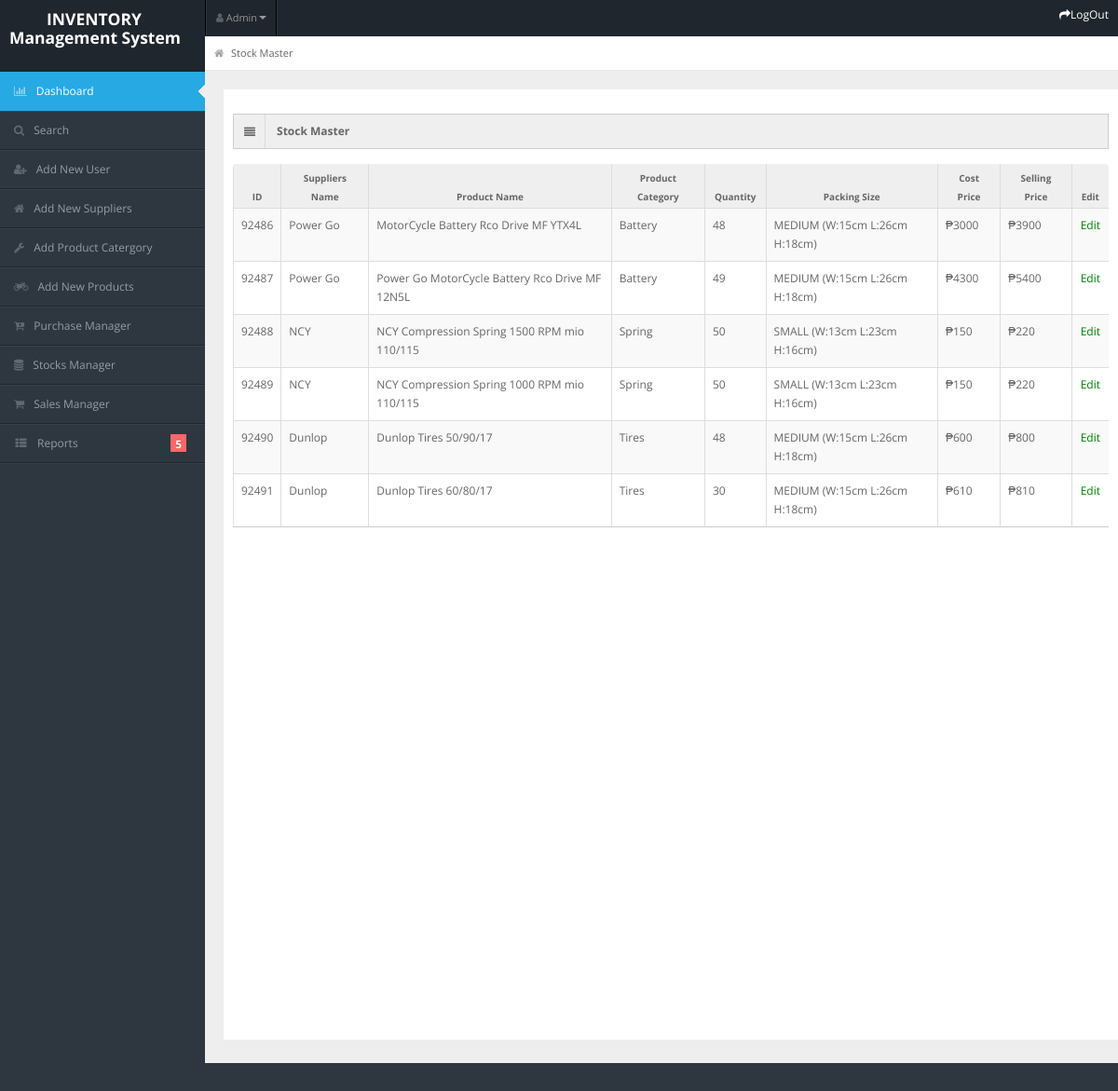
The page /admin/stock_master.php (signed in) on the database its author committed.
### tables this page shows
CREATE TABLE `stock_master` (
  `id` int(5) NOT NULL,
  `product_company` varchar(100) NOT NULL,
  `product_name` varchar(100) NOT NULL,
  `packing_size` varchar(50) NOT NULL,
  `product_parts` varchar(100) NOT NULL,
  `product_qty` varchar(100) NOT NULL,
  `selling_price` varchar(100) NOT NULL,
  `cost_price` int(50) NOT NULL
);

### admin/stock_master.php (the view, shortened to what this page needs)
<?php
include "header.php";
include "../user/connection.php";
?>
<div id="content">
    <div id="content-header">
        <div id="breadcrumb"><a href="index.html" title="Go to Home" class="tip-bottom"><i class="icon-home"></i>
            Stock Master</a></div>
    </div>
    <div class="container-fluid">
      <div class="row-fluid" style="background-color: white; min-height: 1000px; padding:10px;">
        <div class="span12">
          <div class="widget-box">
            <div class="widget-title"> <span class="icon"> <i class="icon-align-justify"></i> </span>
              <h5>Stock Master</h5>
            </div>
    </div>
      <div class="widget-content nopadding">
            <table class="table table-bordered table-striped">
              <thead>
                <tr>
                  <th>ID</th>
                  <th>Suppliers Name</th>
                  <th>Product Name</th>
                  <th>Product Category</th>
                  <th>Quantity</th>
                  <th>Packing Size</th>
                  <th>Cost Price</th>
                  <th>Selling Price</th>
                  <th>Edit</th>
                </tr>
              </thead>
              <tbody>
              <?php
              $res = mysqli_query($link,"select * from stock_master");
              while($row = mysqli_fetch_array($res)){
                  ?>
                  <tr>
                    <td><?php echo $row["id"]; ?></td>
                    <td><?php echo $row["product_company"]; ?></td>
                    <td><?php echo $row["product_name"]; ?></td>
                    <td><?php echo $row["product_parts"]; ?></td>
                    <td><?php echo $row["product_qty"]; ?></td>
                    <td><?php echo $row["packing_size"]; ?></td>
                    <td>&#8369;<?php echo $row["cost_price"]; ?></td>
                    <td>&#8369;<?php echo $row["selling_price"]; ?></td>
                    <td><center><a href="edit_stocks.php?id=<?php echo $row["id"]; ?>" style="color:green">Edit</a></center></td>
                  </tr>
                  <?php
              }
              ?>
              </tbody>
            </table>
          </div>
    </div>
        </div>
    </div>
</div>
<?php
include "footer.php";
?>

### admin/css/matrix-style.css (style rules this page uses)
* { outline:none !important; -moz-outline: none !important; }
html, body { height:100% }
body { overflow-x: hidden; margin-top: -10px; font-family: 'Open Sans', sans-serif; font-size:12px; color:#666; }
a { color:#666; }
select, textarea, input[type="text"], input[type="password"], input[type="datetime"], input[type="datetime-local"], input[type="date"], input[type="month"], input[type="time"], input[type="week"], input[type="number"], input[type="email"], input[type="url"], input[type="search"], input[type="tel"], input[type="color"], .uneditable-input, .label, .dropdown-menu, .btn, .well, .progress, .table-bordered, .btn-group > .btn:first-child, .btn-group > .btn:last-child, .btn-group > .btn:last-child, .btn-group > .dropdown-toggle, .alert { border-radius:0px; }
#content { background: none repeat scroll 0 0 #eeeeee; margin-left: 220px; margin-right: 0; padding-bottom: 25px; position: relative; min-height:100%; width: auto; }
#content-header { position: abslute; width: 100%; margin-top: -38px; z-index: 20; }
.container-fluid .row-fluid:first-child { margin-top: 20px; }
#breadcrumb { background-color: #fff; border-bottom: 1px solid #e3ebed; }
#breadcrumb a { padding: 8px 20px 8px 10px; display: inline-block; background-image: url('../img/breadcrumb.png'); background-position: center right; background-repeat: no-repeat; font-size: 11px; color: #666666; }
#breadcrumb a:last-child { background-image:none; }
#breadcrumb a i { margin-right: 5px; opacity: .6; }
.stat-boxes .peity_bar_good, .stat-boxes .peity_line_good, { color: #459D1C; }
.widget-box { background: none repeat scroll 0 0 #F9F9F9; border-left: 1px solid #CDCDCD; border-top: 1px solid #CDCDCD; border-right: 1px solid #CDCDCD; clear: both; margin-top: 16px; margin-bottom: 16px; position: relative; }
.widget-title, .modal-header, .table th, div.dataTables_wrapper .ui-widget-header { background:#efefef; border-bottom: 1px solid #CDCDCD; height: 36px; }
.widget-title span.icon { padding: 9px 10px 7px 11px; float: left; border-right:1px solid #dadada; }
.widget-title h5 { color: #666; float: left; font-size: 12px; font-weight: bold; padding: 12px; line-height: 12px; margin: 0; }
.widget-content { padding:15px; border-bottom: 1px solid #cdcdcd; }
.table th { height: auto; font-size: 10px; padding: 5px 10px 2px; border-bottom: 0; text-align: center; color: #666666; }
.nopadding { padding: 0 !important; }
.nopadding .table { margin-bottom: 0; }
.nopadding .table-bordered { border: 0; }

### admin/css/matrix-media.css (style rules this page uses)
body { background:#2E363F; }

### rows shown on the page
stock_master: id "92486", product_company "Power Go", product_name "MotorCycle Battery Rco Drive MF YTX4L", product_parts "Battery", product_qty "48", packing_size "MEDIUM (W:15cm L:26cm H:18cm)", cost_price "3000", selling_price "3900"
stock_master: id "92487", product_company "Power Go", product_name "Power Go MotorCycle Battery Rco Drive MF 12N5L", product_parts "Battery", product_qty "49", packing_size "MEDIUM (W:15cm L:26cm H:18cm)", cost_price "4300", selling_price "5400"
stock_master: id "92488", product_company "NCY", product_name "NCY Compression Spring 1500 RPM mio 110/115", product_parts "Spring", product_qty "50", packing_size "SMALL (W:13cm L:23cm H:16cm)", cost_price "150", selling_price "220"
stock_master: id "92489", product_company "NCY", product_name "NCY Compression Spring 1000 RPM mio 110/115", product_parts "Spring", product_qty "50", packing_size "SMALL (W:13cm L:23cm H:16cm)", cost_price "150", selling_price "220"
stock_master: id "92490", product_company "Dunlop", product_name "Dunlop Tires 50/90/17", product_parts "Tires", product_qty "48", packing_size "MEDIUM (W:15cm L:26cm H:18cm)", cost_price "600", selling_price "800"
stock_master: id "92491", product_company "Dunlop", product_name "Dunlop Tires 60/80/17", product_parts "Tires", product_qty "30", packing_size "MEDIUM (W:15cm L:26cm H:18cm)", cost_price "610", selling_price "810"
